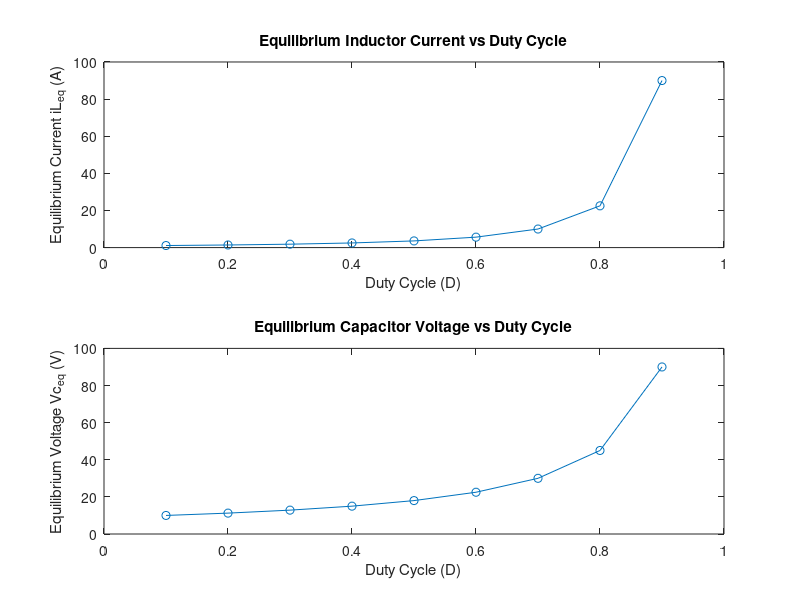

The MATLAB script that drew this image:
% Boost Converter Equilibrium Point Calculation

% Parameters
Vin_val = 9;          % Input Voltage (V)
L_val = 0.3e-3;       % Inductance (H)
C_val = 0.07e-3;      % Capacitance (F)
R_val = 10;           % Load Resistance (Ohm)
D_range = 0.1:0.1:0.9; % Range of duty cycle D

% Preallocate arrays for equilibrium points
iL_eq_vals = zeros(size(D_range));
Vc_eq_vals = zeros(size(D_range));

% Loop over each duty cycle value
for idx = 1:length(D_range)
    D_val = D_range(idx);
    
    % Solve for equilibrium conditions
    % Using the equations:
    % iL_eq = Vo / (R * (1 - D))
    % Vo_eq = Vin / (1 - D)
    
    Vc_eq_vals(idx) = Vin_val / (1 - D_val);         % Equilibrium capacitor voltage
    iL_eq_vals(idx) = Vc_eq_vals(idx) / (R_val * (1 - D_val)); % Equilibrium inductor current
end

% Display results
disp('Duty Cycle (D)   iL_eq_vals (A)    Vc_eq_vals (V)')
for idx = 1:length(D_range)
    fprintf('     %.2f        %.4f       %.4f\n', D_range(idx), iL_eq_vals(idx), Vc_eq_vals(idx));
end

% Plot the results
figure;
subplot(2,1,1);
plot(D_range, iL_eq_vals, '-o');
xlabel('Duty Cycle (D)');
ylabel('Equilibrium Current iL_{eq} (A)');
title('Equilibrium Inductor Current vs Duty Cycle');

subplot(2,1,2);
plot(D_range, Vc_eq_vals, '-o');
xlabel('Duty Cycle (D)');
ylabel('Equilibrium Voltage Vc_{eq} (V)');
title('Equilibrium Capacitor Voltage vs Duty Cycle');
